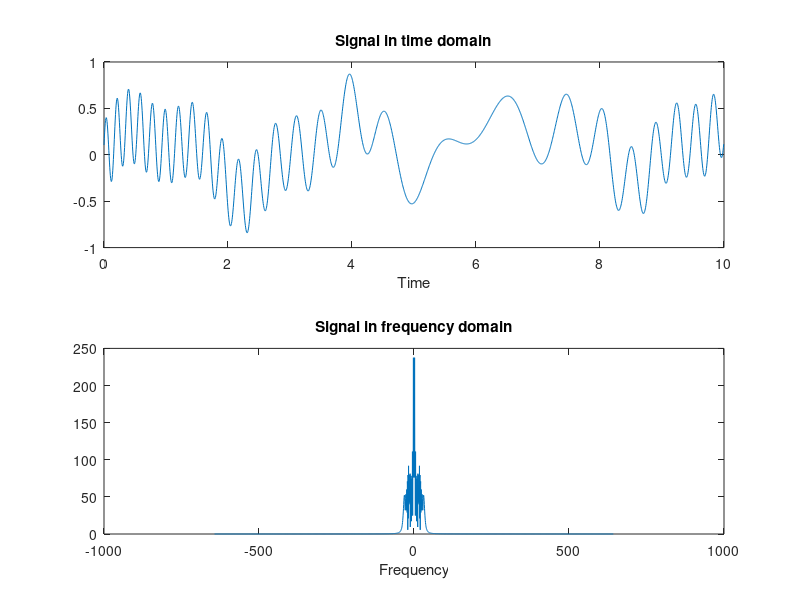
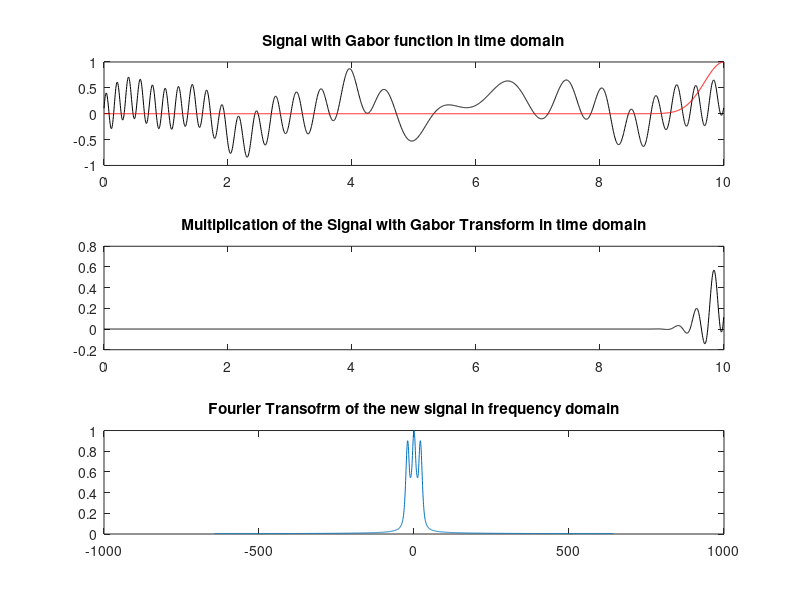
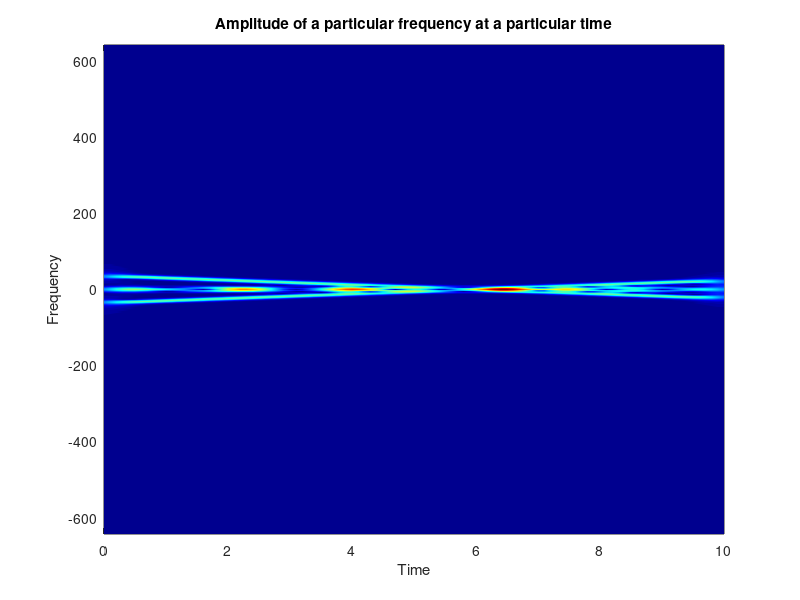

MATLAB code for these plots, in order:
close all;
clear all;

%Time domain
L = 10; %is the range of the time domain
%number of points in the time domain
n = 2048; %number of points in the time domain
%time variable
t2 = linspace(0,L,n+1);
t = t2(1:n);

%arbitirary function/signal
S = (3*sin(2*t)+0.5*tanh(0.5*(t-3))+0.2*exp(-(t-4).^2)+1.5*sin(5*t)+4*cos(3*(t-6).^2))/10+(t/20).^3;

%Quadratic Chirp signal
% f0 = 50;
% f1 = 250;
% S = cos(2*pi*t.*(f0+(f1-f0)*t.^2/(3*L^2)));

% %electric guitar solo (audio file)
% [y,fs] = audioread('BoothBabyMantell.wav');
% %sound(y,fs);
% S = y(1:n)';

%distinguish between hot and cold water
%distinguish between male and female voices
%matlab auio samples to try: https://uk.mathworks.com/help/audio/ug/sample-audio-files.html

%plotting
figure(1)
subplot(2,1,1)
plot(t,S)
title('Signal in time domain')
xlabel('Time')
hold on

%Time frequency analysis (spectrogram)
%A spectrogram is a visual representation of the spectrum of frequencies of a signal as it varies with time. 
%--------
%Wave number
k = (2*pi/L)*[0:n/2-1 -n/2:-1];
ks = fftshift(k);
%Fourier Transform of the signal
St = fft(S);
%plotting
figure(1)
subplot(2,1,2)
plot(ks,abs(fftshift(St))); %no time information with all spectral information
title('Signal in frequency domain')
xlabel('Frequency')

%Gabor Transform
%window function
g = exp((t-5).^2);
Sg = g.*S; %Gabor Signal
Sgt = fft(Sg); %Fourier Transofrm of the resulting signal

%sliding the window function along the signal
Sgt_spec = [];
tslide = 0:0.1:L; %increments in time
for j=1:length(tslide)
%Gabor Transform
%window function
%g = exp(-(t-tslide(j)).^2); 
%broader window function
%g = exp(-0.2*(t-tslide(j)).^2);
%The broader the window, we have more accurate on frequency content 
%at the sacrifice of less accurate localisation on where the signal is in
%time. So, we can trust the information along the Y domain rather than the
%informtion o the X domain.
%narrower window funciton
g = exp(-5*(t-tslide(j)).^2);
%the narrower the window, we have more accurate information on the time
%domain (time localisation) and less information on the frequency.

Sg = g.*S; %Gabor Signal
Sgt = fft(Sg); %Fourier Transofrm of the resulting signal

Sgt_spec = [Sgt_spec;abs(fftshift(Sgt))]; %matrix of spectrogram
%with rows to the time snapshots and coloums of Gabor signal

%plotting
figure(2)
subplot(3,1,1)
plot(t,S,'k',t,g,'r')
title('Signal with Gabor function in time domain')
subplot(3,1,2)
plot(t,Sg,'k')
title('Multiplication of the Signal with Gabor Transform in time domain')
subplot(3,1,3)
plot(ks,abs(fftshift(Sgt))/max(abs(Sgt)))
%axis([-50 50 0 1])
title('Fourier Transofrm of the new signal in frequency domain')
drawnow
pause(0.1)
end

%plotting the spectrogram
figure(3)
pcolor(tslide,ks,Sgt_spec.') 
shading interp
% set(gca, 'Ylim', [-11 11])
% %set(gca, 'Ylim', [-50 50])
colormap(jet)
xlabel('Time')
ylabel('Frequency')
title('Amplitude of a particular frequency at a particular time')
